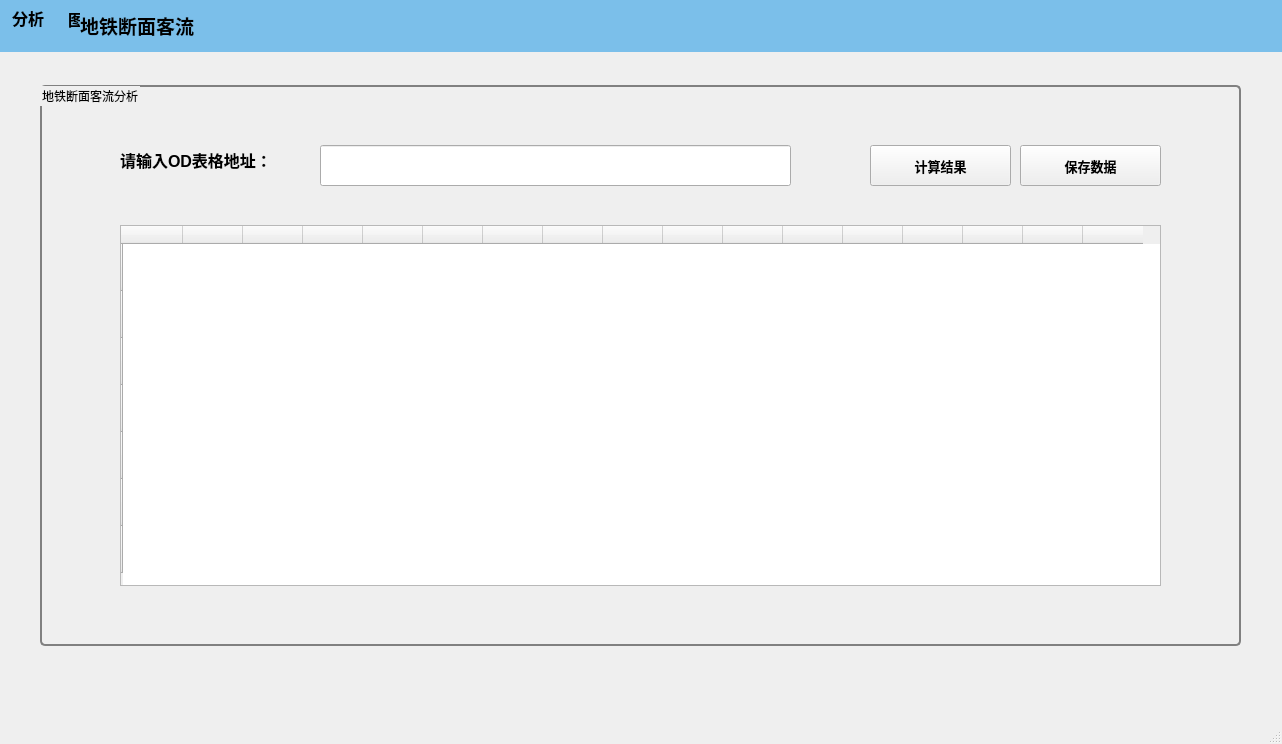
<?xml version="1.0" encoding="UTF-8"?>
<ui version="4.0">
 <class>MainWindow</class>
 <widget class="QMainWindow" name="MainWindow">
  <property name="geometry">
   <rect>
    <x>0</x>
    <y>0</y>
    <width>1282</width>
    <height>744</height>
   </rect>
  </property>
  <property name="windowTitle">
   <string>MainWindow</string>
  </property>
  <widget class="QWidget" name="centralwidget">
   <widget class="QLabel" name="label_51">
    <property name="geometry">
     <rect>
      <x>0</x>
      <y>0</y>
      <width>1301</width>
      <height>52</height>
     </rect>
    </property>
    <property name="styleSheet">
     <string notr="true">background-color: rgb(123, 191, 234);</string>
    </property>
    <property name="text">
     <string/>
    </property>
    <property name="indent">
     <number>0</number>
    </property>
   </widget>
   <widget class="QTabWidget" name="tabWidget_2">
    <property name="geometry">
     <rect>
      <x>0</x>
      <y>0</y>
      <width>1291</width>
      <height>721</height>
     </rect>
    </property>
    <property name="font">
     <font>
      <family>幼圆</family>
      <pointsize>12</pointsize>
      <weight>75</weight>
      <bold>true</bold>
     </font>
    </property>
    <property name="styleSheet">
     <string notr="true">QTabWidget::pane{
	border:none;
}
QTabWidget::tab-bar{
        alignment:right;
}
QTabBar::tab{
	background:rgb(123,191,234,255);
	color:black;
	min-width:35ex;
	min-height:13ex;
}
QTabBar::tab:hover{
	background:rgb(220,220,220, 100);
}
</string>
    </property>
    <property name="currentIndex">
     <number>0</number>
    </property>
    <property name="iconSize">
     <size>
      <width>30</width>
      <height>30</height>
     </size>
    </property>
    <widget class="QWidget" name="tab_5">
     <attribute name="icon">
      <iconset>
       <normaloff>D:/HOME/QT_text/icon/social_round_feedly_128px_1196629_easyicon.net.ico</normaloff>D:/HOME/QT_text/icon/social_round_feedly_128px_1196629_easyicon.net.ico</iconset>
     </attribute>
     <attribute name="title">
      <string>分析</string>
     </attribute>
     <widget class="QPushButton" name="pushButton_8">
      <property name="geometry">
       <rect>
        <x>1300</x>
        <y>0</y>
        <width>111</width>
        <height>41</height>
       </rect>
      </property>
      <property name="font">
       <font>
        <family>幼圆</family>
        <pointsize>11</pointsize>
        <weight>75</weight>
        <bold>true</bold>
       </font>
      </property>
      <property name="text">
       <string>项目2分析</string>
      </property>
      <property name="flat">
       <bool>true</bool>
      </property>
     </widget>
     <widget class="QPushButton" name="pushButton_9">
      <property name="geometry">
       <rect>
        <x>1420</x>
        <y>0</y>
        <width>111</width>
        <height>41</height>
       </rect>
      </property>
      <property name="font">
       <font>
        <family>幼圆</family>
        <pointsize>11</pointsize>
        <weight>75</weight>
        <bold>true</bold>
       </font>
      </property>
      <property name="text">
       <string>项目3分析</string>
      </property>
      <property name="flat">
       <bool>true</bool>
      </property>
     </widget>
     <widget class="QPushButton" name="pushButton_11">
      <property name="geometry">
       <rect>
        <x>1180</x>
        <y>0</y>
        <width>111</width>
        <height>41</height>
       </rect>
      </property>
      <property name="font">
       <font>
        <family>幼圆</family>
        <pointsize>11</pointsize>
        <weight>75</weight>
        <bold>true</bold>
       </font>
      </property>
      <property name="text">
       <string/>
      </property>
      <property name="flat">
       <bool>true</bool>
      </property>
     </widget>
     <widget class="QGroupBox" name="groupBox">
      <property name="geometry">
       <rect>
        <x>40</x>
        <y>50</y>
        <width>1201</width>
        <height>561</height>
       </rect>
      </property>
      <property name="styleSheet">
       <string notr="true">QGroupBox {
    background-color: qlineargradient(x1: 0, y1: 0, x2: 0, y2: 1,
                                      stop: 0 #E0E0E0, stop: 1 #FFFFFF);
    border: 2px solid gray;
    border-radius: 5px;
    margin-top: 1ex; /* leave space at the top for the title */
}

</string>
      </property>
      <property name="title">
       <string>地铁断面客流分析</string>
      </property>
      <widget class="QLineEdit" name="lineEdit">
       <property name="geometry">
        <rect>
         <x>280</x>
         <y>60</y>
         <width>471</width>
         <height>41</height>
        </rect>
       </property>
      </widget>
      <widget class="QLabel" name="label">
       <property name="geometry">
        <rect>
         <x>80</x>
         <y>60</y>
         <width>191</width>
         <height>31</height>
        </rect>
       </property>
       <property name="text">
        <string>&lt;html&gt;&lt;head/&gt;&lt;body&gt;&lt;p&gt;&lt;span style=&quot; font-size:12pt; font-weight:600;&quot;&gt;请输入OD表格地址：&lt;/span&gt;&lt;/p&gt;&lt;/body&gt;&lt;/html&gt;</string>
       </property>
      </widget>
      <widget class="QPushButton" name="pushButton_6">
       <property name="geometry">
        <rect>
         <x>830</x>
         <y>60</y>
         <width>141</width>
         <height>41</height>
        </rect>
       </property>
       <property name="font">
        <font>
         <family>幼圆</family>
         <pointsize>10</pointsize>
         <weight>75</weight>
         <bold>true</bold>
        </font>
       </property>
       <property name="text">
        <string>计算结果</string>
       </property>
      </widget>
      <widget class="QPushButton" name="pushButton_7">
       <property name="geometry">
        <rect>
         <x>980</x>
         <y>60</y>
         <width>141</width>
         <height>41</height>
        </rect>
       </property>
       <property name="font">
        <font>
         <family>幼圆</family>
         <pointsize>10</pointsize>
         <weight>75</weight>
         <bold>true</bold>
        </font>
       </property>
       <property name="text">
        <string>保存数据</string>
       </property>
      </widget>
      <widget class="QTableWidget" name="tableWidget">
       <property name="geometry">
        <rect>
         <x>80</x>
         <y>140</y>
         <width>1041</width>
         <height>361</height>
        </rect>
       </property>
       <property name="showGrid">
        <bool>false</bool>
       </property>
       <attribute name="horizontalHeaderDefaultSectionSize">
        <number>60</number>
       </attribute>
       <attribute name="verticalHeaderDefaultSectionSize">
        <number>47</number>
       </attribute>
       <row>
        <property name="text">
         <string/>
        </property>
       </row>
       <row>
        <property name="text">
         <string/>
        </property>
       </row>
       <row>
        <property name="text">
         <string/>
        </property>
       </row>
       <row>
        <property name="text">
         <string/>
        </property>
       </row>
       <row>
        <property name="text">
         <string/>
        </property>
       </row>
       <row>
        <property name="text">
         <string/>
        </property>
       </row>
       <row>
        <property name="text">
         <string/>
        </property>
       </row>
       <column>
        <property name="text">
         <string/>
        </property>
       </column>
       <column>
        <property name="text">
         <string/>
        </property>
       </column>
       <column>
        <property name="text">
         <string/>
        </property>
       </column>
       <column>
        <property name="text">
         <string/>
        </property>
       </column>
       <column>
        <property name="text">
         <string/>
        </property>
       </column>
       <column>
        <property name="text">
         <string/>
        </property>
       </column>
       <column>
        <property name="text">
         <string/>
        </property>
       </column>
       <column>
        <property name="text">
         <string/>
        </property>
       </column>
       <column>
        <property name="text">
         <string/>
        </property>
       </column>
       <column>
        <property name="text">
         <string/>
        </property>
       </column>
       <column>
        <property name="text">
         <string/>
        </property>
       </column>
       <column>
        <property name="text">
         <string/>
        </property>
       </column>
       <column>
        <property name="text">
         <string/>
        </property>
       </column>
       <column>
        <property name="text">
         <string/>
        </property>
       </column>
       <column>
        <property name="text">
         <string/>
        </property>
       </column>
       <column>
        <property name="text">
         <string/>
        </property>
       </column>
       <column>
        <property name="text">
         <string/>
        </property>
       </column>
      </widget>
     </widget>
    </widget>
    <widget class="QWidget" name="tab_4">
     <attribute name="icon">
      <iconset>
       <normaloff>D:/HOME/QT_text/icon/social_round_buffer_128px_1196624_easyicon.net.ico</normaloff>D:/HOME/QT_text/icon/social_round_buffer_128px_1196624_easyicon.net.ico</iconset>
     </attribute>
     <attribute name="title">
      <string>图表</string>
     </attribute>
     <widget class="QPushButton" name="pushButton_12">
      <property name="geometry">
       <rect>
        <x>1420</x>
        <y>0</y>
        <width>111</width>
        <height>41</height>
       </rect>
      </property>
      <property name="font">
       <font>
        <family>幼圆</family>
        <pointsize>11</pointsize>
        <weight>75</weight>
        <bold>true</bold>
       </font>
      </property>
      <property name="text">
       <string>视频录像</string>
      </property>
      <property name="flat">
       <bool>true</bool>
      </property>
     </widget>
     <widget class="QPushButton" name="pushButton_13">
      <property name="geometry">
       <rect>
        <x>1300</x>
        <y>0</y>
        <width>111</width>
        <height>41</height>
       </rect>
      </property>
      <property name="font">
       <font>
        <family>幼圆</family>
        <pointsize>11</pointsize>
        <weight>75</weight>
        <bold>true</bold>
       </font>
      </property>
      <property name="text">
       <string>历史数据</string>
      </property>
      <property name="flat">
       <bool>true</bool>
      </property>
     </widget>
     <widget class="QGroupBox" name="groupBox_2">
      <property name="geometry">
       <rect>
        <x>40</x>
        <y>50</y>
        <width>1201</width>
        <height>561</height>
       </rect>
      </property>
      <property name="styleSheet">
       <string notr="true">QGroupBox {
    background-color: qlineargradient(x1: 0, y1: 0, x2: 0, y2: 1,
                                      stop: 0 #E0E0E0, stop: 1 #FFFFFF);
    border: 2px solid gray;
    border-radius: 5px;
    margin-top: 1ex; /* leave space at the top for the title */
}

</string>
      </property>
      <property name="title">
       <string>断面客流柱状图</string>
      </property>
      <widget class="QPushButton" name="pushButton_20">
       <property name="geometry">
        <rect>
         <x>270</x>
         <y>50</y>
         <width>141</width>
         <height>41</height>
        </rect>
       </property>
       <property name="font">
        <font>
         <family>幼圆</family>
         <pointsize>10</pointsize>
         <weight>75</weight>
         <bold>true</bold>
        </font>
       </property>
       <property name="text">
        <string>上行图表</string>
       </property>
      </widget>
      <widget class="QPushButton" name="pushButton_21">
       <property name="geometry">
        <rect>
         <x>780</x>
         <y>50</y>
         <width>141</width>
         <height>41</height>
        </rect>
       </property>
       <property name="font">
        <font>
         <family>幼圆</family>
         <pointsize>10</pointsize>
         <weight>75</weight>
         <bold>true</bold>
        </font>
       </property>
       <property name="text">
        <string>下行图表</string>
       </property>
      </widget>
      <widget class="QWidget" name="verticalLayoutWidget">
       <property name="geometry">
        <rect>
         <x>80</x>
         <y>120</y>
         <width>501</width>
         <height>381</height>
        </rect>
       </property>
       <layout class="QVBoxLayout" name="verticalLayout"/>
      </widget>
      <widget class="QWidget" name="verticalLayoutWidget_2">
       <property name="geometry">
        <rect>
         <x>620</x>
         <y>120</y>
         <width>501</width>
         <height>381</height>
        </rect>
       </property>
       <layout class="QVBoxLayout" name="verticalLayout_2"/>
      </widget>
     </widget>
    </widget>
    <widget class="QWidget" name="tab_6">
     <attribute name="icon">
      <iconset>
       <normaloff>D:/HOME/QT_text/icon/social_round_flickr_128px_1196630_easyicon.net.ico</normaloff>D:/HOME/QT_text/icon/social_round_flickr_128px_1196630_easyicon.net.ico</iconset>
     </attribute>
     <attribute name="title">
      <string>帮助</string>
     </attribute>
     <widget class="QPushButton" name="pushButton_14">
      <property name="geometry">
       <rect>
        <x>1420</x>
        <y>0</y>
        <width>111</width>
        <height>41</height>
       </rect>
      </property>
      <property name="font">
       <font>
        <family>幼圆</family>
        <pointsize>11</pointsize>
        <weight>75</weight>
        <bold>true</bold>
       </font>
      </property>
      <property name="text">
       <string>关于</string>
      </property>
      <property name="flat">
       <bool>true</bool>
      </property>
     </widget>
     <widget class="QPushButton" name="pushButton_16">
      <property name="geometry">
       <rect>
        <x>1180</x>
        <y>0</y>
        <width>111</width>
        <height>41</height>
       </rect>
      </property>
      <property name="font">
       <font>
        <family>幼圆</family>
        <pointsize>11</pointsize>
        <weight>75</weight>
        <bold>true</bold>
       </font>
      </property>
      <property name="text">
       <string>关于</string>
      </property>
      <property name="flat">
       <bool>false</bool>
      </property>
     </widget>
    </widget>
   </widget>
   <widget class="QLabel" name="label_5">
    <property name="geometry">
     <rect>
      <x>80</x>
      <y>0</y>
      <width>171</width>
      <height>51</height>
     </rect>
    </property>
    <property name="font">
     <font>
      <family>幼圆</family>
      <pointsize>14</pointsize>
     </font>
    </property>
    <property name="styleSheet">
     <string notr="true">background-color: rgb(123, 191, 234);</string>
    </property>
    <property name="text">
     <string>&lt;html&gt;&lt;head/&gt;&lt;body&gt;&lt;p&gt;&lt;span style=&quot; font-weight:600;&quot;&gt;地铁断面客流&lt;/span&gt;&lt;/p&gt;&lt;/body&gt;&lt;/html&gt;</string>
    </property>
    <property name="textFormat">
     <enum>Qt::AutoText</enum>
    </property>
   </widget>
  </widget>
  <widget class="QMenuBar" name="menubar">
   <property name="geometry">
    <rect>
     <x>0</x>
     <y>0</y>
     <width>1282</width>
     <height>26</height>
    </rect>
   </property>
  </widget>
  <widget class="QStatusBar" name="statusbar"/>
 </widget>
 <resources/>
 <connections/>
</ui>
